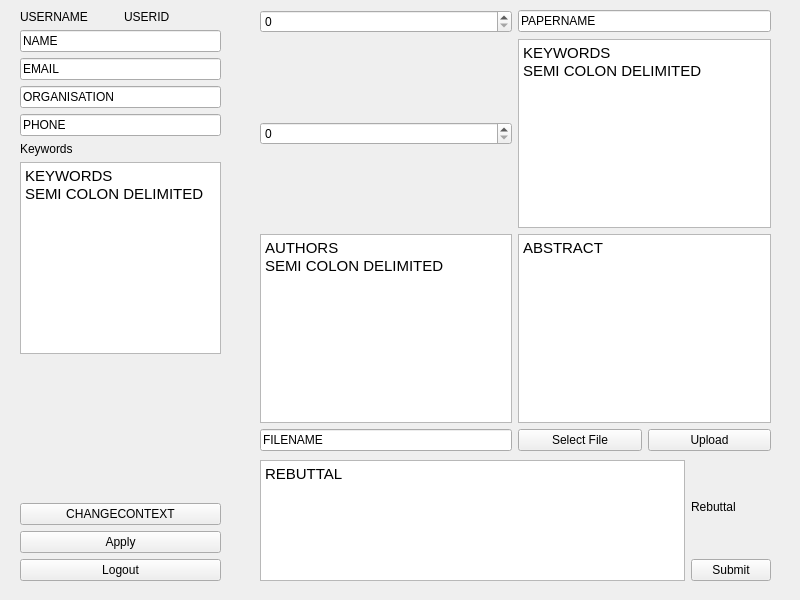
<?xml version="1.0" encoding="UTF-8"?>
<ui version="4.0">
 <class>MainWindow</class>
 <widget class="QMainWindow" name="MainWindow">
  <property name="geometry">
   <rect>
    <x>0</x>
    <y>0</y>
    <width>800</width>
    <height>600</height>
   </rect>
  </property>
  <property name="windowTitle">
   <string>ConferenceManagementSystem</string>
  </property>
  <widget class="QWidget" name="centralwidget">
   <widget class="QWidget" name="gridLayoutWidget">
    <property name="geometry">
     <rect>
      <x>260</x>
      <y>10</y>
      <width>511</width>
      <height>441</height>
     </rect>
    </property>
    <layout class="QGridLayout" name="gridLayout">
     <item row="2" column="0">
      <widget class="QTextEdit" name="authors">
       <property name="html">
        <string>&lt;!DOCTYPE HTML PUBLIC &quot;-//W3C//DTD HTML 4.0//EN&quot; &quot;http://www.w3.org/TR/REC-html40/strict.dtd&quot;&gt;
&lt;html&gt;&lt;head&gt;&lt;meta name=&quot;qrichtext&quot; content=&quot;1&quot; /&gt;&lt;style type=&quot;text/css&quot;&gt;
p, li { white-space: pre-wrap; }
&lt;/style&gt;&lt;/head&gt;&lt;body style=&quot; font-family:'Ubuntu'; font-size:11pt; font-weight:400; font-style:normal;&quot;&gt;
&lt;p style=&quot; margin-top:0px; margin-bottom:0px; margin-left:0px; margin-right:0px; -qt-block-indent:0; text-indent:0px;&quot;&gt;AUTHORS&lt;/p&gt;
&lt;p style=&quot; margin-top:0px; margin-bottom:0px; margin-left:0px; margin-right:0px; -qt-block-indent:0; text-indent:0px;&quot;&gt;SEMI COLON DELIMITED&lt;/p&gt;&lt;/body&gt;&lt;/html&gt;</string>
       </property>
      </widget>
     </item>
     <item row="1" column="1">
      <widget class="QTextEdit" name="keywords">
       <property name="html">
        <string>&lt;!DOCTYPE HTML PUBLIC &quot;-//W3C//DTD HTML 4.0//EN&quot; &quot;http://www.w3.org/TR/REC-html40/strict.dtd&quot;&gt;
&lt;html&gt;&lt;head&gt;&lt;meta name=&quot;qrichtext&quot; content=&quot;1&quot; /&gt;&lt;style type=&quot;text/css&quot;&gt;
p, li { white-space: pre-wrap; }
&lt;/style&gt;&lt;/head&gt;&lt;body style=&quot; font-family:'Ubuntu'; font-size:11pt; font-weight:400; font-style:normal;&quot;&gt;
&lt;p style=&quot; margin-top:0px; margin-bottom:0px; margin-left:0px; margin-right:0px; -qt-block-indent:0; text-indent:0px;&quot;&gt;KEYWORDS&lt;/p&gt;
&lt;p style=&quot; margin-top:0px; margin-bottom:0px; margin-left:0px; margin-right:0px; -qt-block-indent:0; text-indent:0px;&quot;&gt;SEMI COLON DELIMITED&lt;/p&gt;&lt;/body&gt;&lt;/html&gt;</string>
       </property>
      </widget>
     </item>
     <item row="2" column="1">
      <widget class="QTextEdit" name="paperAbstract">
       <property name="html">
        <string>&lt;!DOCTYPE HTML PUBLIC &quot;-//W3C//DTD HTML 4.0//EN&quot; &quot;http://www.w3.org/TR/REC-html40/strict.dtd&quot;&gt;
&lt;html&gt;&lt;head&gt;&lt;meta name=&quot;qrichtext&quot; content=&quot;1&quot; /&gt;&lt;style type=&quot;text/css&quot;&gt;
p, li { white-space: pre-wrap; }
&lt;/style&gt;&lt;/head&gt;&lt;body style=&quot; font-family:'Ubuntu'; font-size:11pt; font-weight:400; font-style:normal;&quot;&gt;
&lt;p style=&quot; margin-top:0px; margin-bottom:0px; margin-left:0px; margin-right:0px; -qt-block-indent:0; text-indent:0px;&quot;&gt;ABSTRACT&lt;/p&gt;&lt;/body&gt;&lt;/html&gt;</string>
       </property>
      </widget>
     </item>
     <item row="0" column="1">
      <widget class="QLineEdit" name="paperName">
       <property name="text">
        <string>PAPERNAME</string>
       </property>
      </widget>
     </item>
     <item row="3" column="0">
      <widget class="QLineEdit" name="filename">
       <property name="text">
        <string>FILENAME</string>
       </property>
      </widget>
     </item>
     <item row="0" column="0">
      <widget class="QSpinBox" name="paperSelect"/>
     </item>
     <item row="1" column="0">
      <widget class="QSpinBox" name="mainKey"/>
     </item>
     <item row="3" column="1">
      <layout class="QHBoxLayout" name="horizontalLayout_2">
       <item>
        <widget class="QPushButton" name="selectFile">
         <property name="text">
          <string>Select File</string>
         </property>
        </widget>
       </item>
       <item>
        <widget class="QPushButton" name="upload">
         <property name="text">
          <string>Upload</string>
         </property>
        </widget>
       </item>
      </layout>
     </item>
    </layout>
   </widget>
   <widget class="QWidget" name="horizontalLayoutWidget">
    <property name="geometry">
     <rect>
      <x>260</x>
      <y>460</y>
      <width>511</width>
      <height>121</height>
     </rect>
    </property>
    <layout class="QHBoxLayout" name="horizontalLayout">
     <item>
      <widget class="QTextEdit" name="rebuttal">
       <property name="html">
        <string>&lt;!DOCTYPE HTML PUBLIC &quot;-//W3C//DTD HTML 4.0//EN&quot; &quot;http://www.w3.org/TR/REC-html40/strict.dtd&quot;&gt;
&lt;html&gt;&lt;head&gt;&lt;meta name=&quot;qrichtext&quot; content=&quot;1&quot; /&gt;&lt;style type=&quot;text/css&quot;&gt;
p, li { white-space: pre-wrap; }
&lt;/style&gt;&lt;/head&gt;&lt;body style=&quot; font-family:'Ubuntu'; font-size:11pt; font-weight:400; font-style:normal;&quot;&gt;
&lt;p style=&quot; margin-top:0px; margin-bottom:0px; margin-left:0px; margin-right:0px; -qt-block-indent:0; text-indent:0px;&quot;&gt;REBUTTAL&lt;/p&gt;&lt;/body&gt;&lt;/html&gt;</string>
       </property>
      </widget>
     </item>
     <item>
      <layout class="QVBoxLayout" name="verticalLayout">
       <item>
        <widget class="QLabel" name="rebuttalLabel">
         <property name="text">
          <string>Rebuttal</string>
         </property>
        </widget>
       </item>
       <item>
        <widget class="QPushButton" name="submitRebuttal">
         <property name="text">
          <string>Submit</string>
         </property>
        </widget>
       </item>
      </layout>
     </item>
    </layout>
   </widget>
   <widget class="QWidget" name="verticalLayoutWidget_2">
    <property name="geometry">
     <rect>
      <x>20</x>
      <y>10</y>
      <width>201</width>
      <height>571</height>
     </rect>
    </property>
    <layout class="QVBoxLayout" name="verticalLayout_2">
     <item>
      <layout class="QHBoxLayout" name="horizontalLayout_3">
       <item>
        <widget class="QLabel" name="username">
         <property name="text">
          <string>USERNAME</string>
         </property>
        </widget>
       </item>
       <item>
        <widget class="QLabel" name="userid">
         <property name="text">
          <string>USERID</string>
         </property>
        </widget>
       </item>
      </layout>
     </item>
     <item>
      <widget class="QLineEdit" name="name">
       <property name="text">
        <string>NAME</string>
       </property>
      </widget>
     </item>
     <item>
      <widget class="QLineEdit" name="email">
       <property name="text">
        <string>EMAIL</string>
       </property>
      </widget>
     </item>
     <item>
      <widget class="QLineEdit" name="organisation">
       <property name="text">
        <string>ORGANISATION</string>
       </property>
      </widget>
     </item>
     <item>
      <widget class="QLineEdit" name="phone">
       <property name="text">
        <string>PHONE</string>
       </property>
      </widget>
     </item>
     <item>
      <widget class="QLabel" name="label">
       <property name="text">
        <string>Keywords</string>
       </property>
      </widget>
     </item>
     <item>
      <widget class="QTextEdit" name="textEdit">
       <property name="html">
        <string>&lt;!DOCTYPE HTML PUBLIC &quot;-//W3C//DTD HTML 4.0//EN&quot; &quot;http://www.w3.org/TR/REC-html40/strict.dtd&quot;&gt;
&lt;html&gt;&lt;head&gt;&lt;meta name=&quot;qrichtext&quot; content=&quot;1&quot; /&gt;&lt;style type=&quot;text/css&quot;&gt;
p, li { white-space: pre-wrap; }
&lt;/style&gt;&lt;/head&gt;&lt;body style=&quot; font-family:'Ubuntu'; font-size:11pt; font-weight:400; font-style:normal;&quot;&gt;
&lt;p style=&quot; margin-top:0px; margin-bottom:0px; margin-left:0px; margin-right:0px; -qt-block-indent:0; text-indent:0px;&quot;&gt;KEYWORDS&lt;/p&gt;
&lt;p style=&quot; margin-top:0px; margin-bottom:0px; margin-left:0px; margin-right:0px; -qt-block-indent:0; text-indent:0px;&quot;&gt;SEMI COLON DELIMITED&lt;/p&gt;&lt;/body&gt;&lt;/html&gt;</string>
       </property>
      </widget>
     </item>
     <item>
      <spacer name="verticalSpacer_8">
       <property name="orientation">
        <enum>Qt::Vertical</enum>
       </property>
       <property name="sizeHint" stdset="0">
        <size>
         <width>20</width>
         <height>40</height>
        </size>
       </property>
      </spacer>
     </item>
     <item>
      <widget class="QPushButton" name="contextChange">
       <property name="text">
        <string>CHANGECONTEXT</string>
       </property>
      </widget>
     </item>
     <item>
      <widget class="QPushButton" name="apply">
       <property name="text">
        <string>Apply</string>
       </property>
      </widget>
     </item>
     <item>
      <widget class="QPushButton" name="logout">
       <property name="text">
        <string>Logout</string>
       </property>
      </widget>
     </item>
    </layout>
   </widget>
  </widget>
 </widget>
 <resources/>
 <connections/>
</ui>
